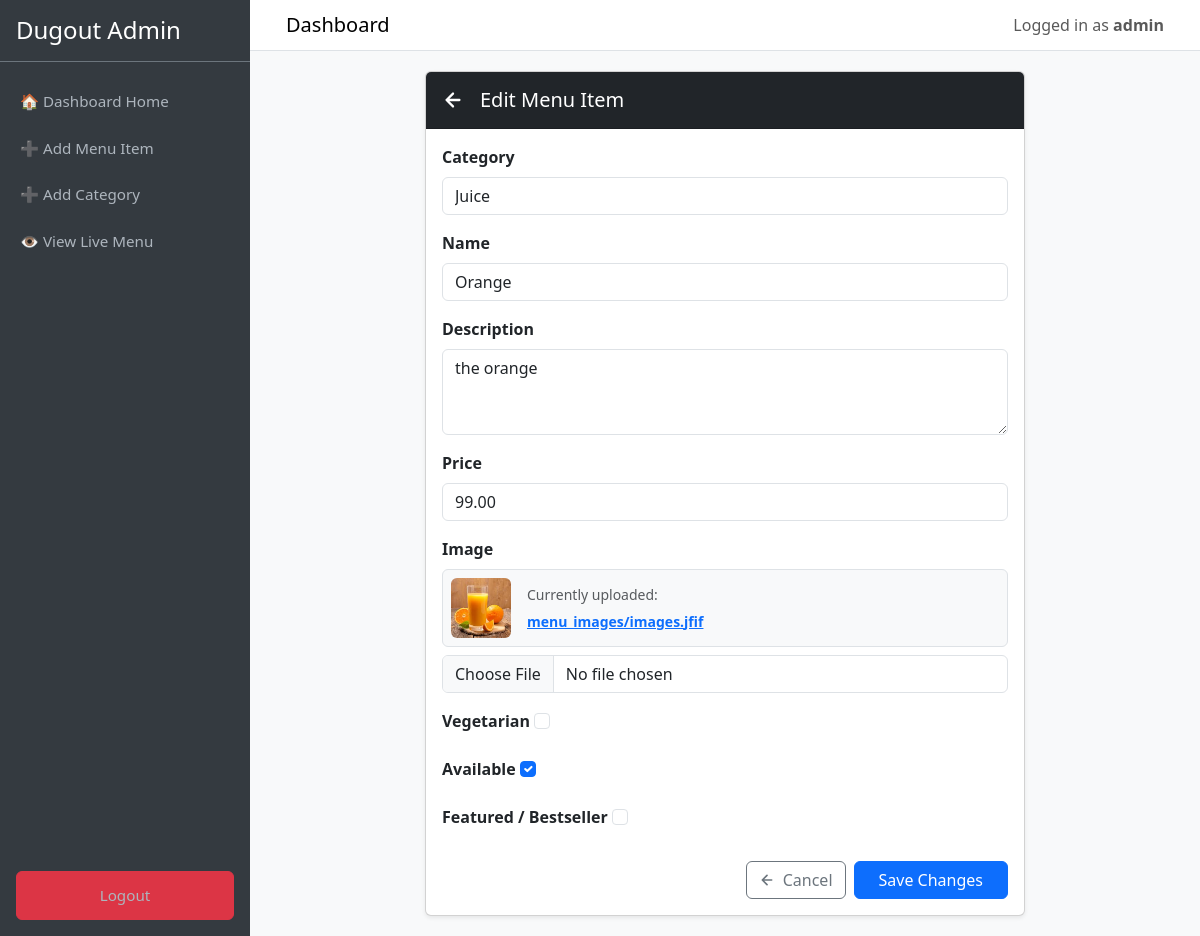
The page /dashboard/item/13/edit/ (signed in) on the database its author committed.
### menu/models.py (models this page shows, shortened)
class MenuItem(models.Model):
    category = models.ForeignKey(Category,on_delete=models.CASCADE,related_name='items')
    name = models.CharField(max_length=200)
    description = models.TextField(blank=True)
    price = models.DecimalField(max_digits=8, decimal_places=2)
    image = models.ImageField(upload_to='menu_images/', blank=True, null=True)
    is_veg = models.BooleanField(default=False, verbose_name="Vegetarian")
    is_available = models.BooleanField(default=True, verbose_name="Available")
    is_featured = models.BooleanField(default=False, verbose_name="Featured / Bestseller")
    created_at = models.DateTimeField(auto_now_add=True)
    class Meta:
        ordering = ['name']

### menu/views.py (the view)
# urls.py: path('dashboard/item/<int:pk>/edit/', views.dashboard_item_update, name='dashboard_item_update'),
@login_required(login_url='menu:dashboard_login')
def dashboard_item_update(request, pk):
    item = get_object_or_404(MenuItem, pk=pk)
    if request.method == 'POST':
        form = MenuItemForm(request.POST, request.FILES, instance=item)
        if form.is_valid():
            form.save()
            messages.success(request, 'Item updated successfully!')
            return redirect('menu:dashboard_home')
    else:
        form = MenuItemForm(instance=item)
    return render(request, 'dashboard/form.html', {'form': form, 'title': 'Edit Menu Item'})

### menu/forms.py
class MenuItemForm(forms.ModelForm):
    class Meta:
        model = MenuItem
        fields = ['category', 'name', 'description', 'price', 'image', 'is_veg', 'is_available', 'is_featured']
        widgets = {
            'category': forms.Select(attrs={'class': 'form-control'}),
            'name': forms.TextInput(attrs={'class': 'form-control', 'placeholder': 'Item Name'}),
            'description': forms.Textarea(attrs={'class': 'form-control', 'rows': 3, 'placeholder': 'Item Description'}),
            'price': forms.NumberInput(attrs={'class': 'form-control', 'step': '0.01'}),
            'image': forms.FileInput(attrs={'class': 'form-control'}),
            'is_veg': forms.CheckboxInput(attrs={'class': 'form-check-input'}),
            'is_available': forms.CheckboxInput(attrs={'class': 'form-check-input'}),
            'is_featured': forms.CheckboxInput(attrs={'class': 'form-check-input'}),
        }

### menu/models.py (called while the page is built)
    def __str__(self):
        return self.name

### templates/dashboard/form.html (shortened to what this page needs)
{% extends 'dashboard/base.html' %}
{% block content %}
<div class="card shadow-sm mx-auto" style="max-width: 600px;">
    <div class="card-header bg-dark text-white d-flex align-items-center justify-content-between py-3">
        <h5 class="mb-0 d-flex align-items-center">
            <a href="{% url 'menu:dashboard_home' %}" class="text-white text-decoration-none me-3 d-flex align-items-center" title="Back to Dashboard">
                <svg width="22" height="22" viewBox="0 0 24 24" fill="none" stroke="currentColor" stroke-width="2.5" stroke-linecap="round" stroke-linejoin="round">
                    <path d="M19 12H5M12 19l-7-7 7-7"/>
                </svg>
            </a>
            {{ title }}
        </h5>
    </div>
    <div class="card-body">
        <form method="post" enctype="multipart/form-data">
            {% for field in form %}
                <div class="mb-3">
                    <label class="form-label fw-bold">{{ field.label }}</label>
                    {% if field.name == 'image' and form.instance.image %}
                        <div class="mb-2 p-2 border rounded bg-light d-flex align-items-center gap-3">
                            <img src="{{ form.instance.image.url }}" class="rounded object-fit-cover" width="60" height="60" alt="Current Image">
                            <div>
                                <div class="small text-muted mb-1">Currently uploaded:</div>
                                <a href="{{ form.instance.image.url }}" target="_blank" class="small fw-semibold">{{ form.instance.image.name }}</a>
                            </div>
                        </div>
                    {% endif %}
                    {{ field }}
                </div>
            {% endfor %}
            <div class="d-flex justify-content-end gap-2 mt-4">
                <a href="{% url 'menu:dashboard_home' %}" class="btn btn-outline-secondary d-flex align-items-center gap-2">
                    <svg width="16" height="16" viewBox="0 0 24 24" fill="none" stroke="currentColor" stroke-width="2.5" stroke-linecap="round" stroke-linejoin="round">
                        <path d="M19 12H5M12 19l-7-7 7-7"/>
                    </svg>
                    Cancel
                </a>
                <button type="submit" class="btn btn-primary px-4">Save Changes</button>
            </div>
        </form>
    </div>
</div>
{% endblock %}

### templates/dashboard/base.html (shortened to what this page needs)
<!DOCTYPE html>
<html lang="en">
<head>
    <link href="https://cdn.jsdelivr.net/npm/bootstrap@5.3.0/dist/css/bootstrap.min.css" rel="stylesheet">
</head>
<body>
    <div class="d-flex">
        {% if request.user.is_authenticated %}
        <div class="sidebar d-flex flex-column collapse d-lg-flex" id="sidebarMenu" style="width: 250px; position: sticky; top: 0; z-index: 1000;">
            <div class="p-3 text-white d-flex align-items-center justify-content-between border-bottom border-secondary">
                <h4 class="mb-0">Dugout Admin</h4>
            </div>
            <a href="{% url 'menu:dashboard_home' %}" class="mt-3">🏠 Dashboard Home</a>
            <a href="{% url 'menu:dashboard_item_create' %}">➕ Add Menu Item</a>
            <a href="{% url 'menu:dashboard_category_create' %}">➕ Add Category</a>
            <a href="{% url 'menu:menu' %}" target="_blank">👁️ View Live Menu</a>
            <div class="p-3 mt-auto">
                <a href="{% url 'menu:dashboard_logout' %}" class="btn btn-danger w-100">Logout</a>
            </div>
        </div>
        {% endif %}
        <div class="flex-grow-1" style="min-width: 0;">
            {% if request.user.is_authenticated %}
            <nav class="navbar navbar-expand-lg navbar-light bg-white border-bottom px-3 px-lg-4">
                <div class="container-fluid">
                    <span class="navbar-brand mb-0 h1">Dashboard</span>
                    <div class="ms-auto d-none d-sm-block">
                        <span class="navbar-text">Logged in as <strong>{{ request.user.username }}</strong></span>
                    </div>
                </div>
            </nav>
            {% endif %}
            <div class="content">
                {% block content %}{% endblock %}
            </div>
        </div>
    </div>
</body>
</html>

### templates/dashboard/base.html (style rules this page uses)
body { background-color: #f8f9fa; }
.sidebar { min-height: 100vh; background-color: #343a40; transition: all 0.3s ease; }
.sidebar a { color: #adb5bd; text-decoration: none; padding: 12px 20px; display: block; font-size: 0.95rem; transition: all 0.2s; }
.content { padding: 20px; }

### rows shown on the page
MenuItem: form "Juice" "Orange" "the orange" "99.00" "☑", instance.image (picture), instance.image.name "menu_images/images.jfif"

### other values the page prints
{{ request.user.username }} "admin"
{{ title }} "Edit Menu Item"
{{ field.label }} "Category" "Name" "Description" "Price" "Image" "Vegetarian" "Available" "Featured / Bestseller"
